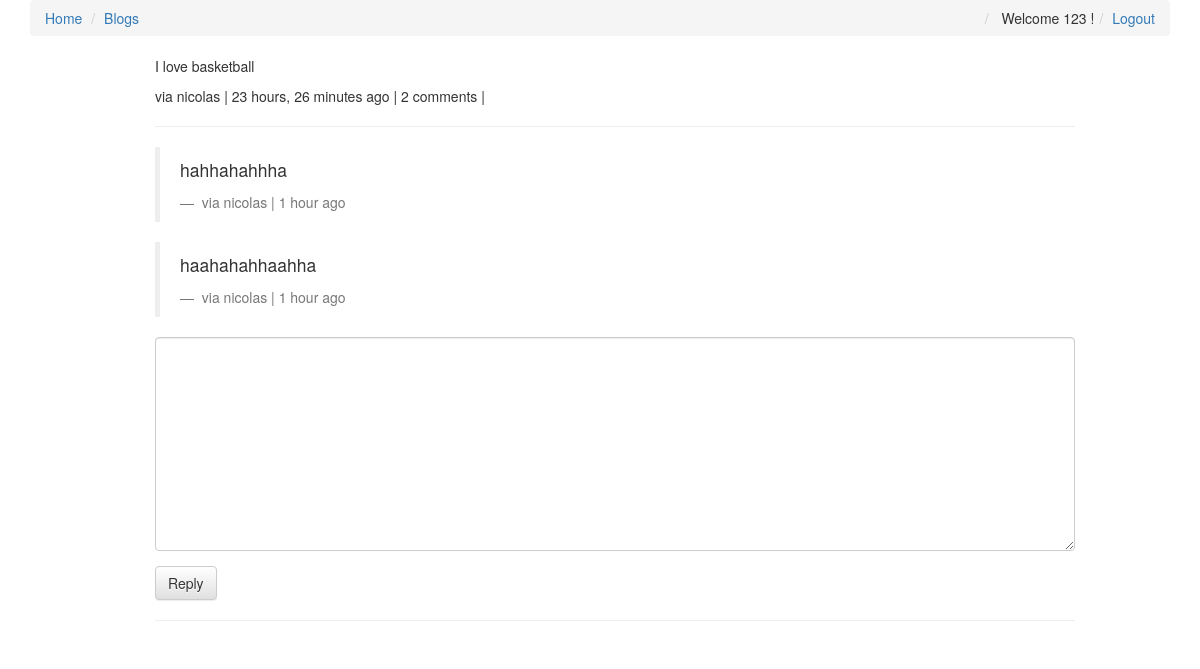
The app's page /comments/25/ (signed in) with its own data.
### comments/models.py (models this page shows, shortened)
class Comment(models.Model):
    user = models.ForeignKey(settings.AUTH_USER_MODEL, default=1)
    content_type = models.ForeignKey(ContentType, on_delete=models.CASCADE)
    object_id = models.PositiveIntegerField()
    content_object = GenericForeignKey('content_type', 'object_id')
    parent = models.ForeignKey("self", null=True, blank=True)
    content = models.TextField()
    timestamp = models.DateTimeField(auto_now_add=True)
    def children(self):  # replies
        return Comment.objects.filter(parent=self)
    objects = CommentManager()
    class Meta:
        app_label = "comments"
        ordering = ['-timestamp']

### comments/views.py (the view, shortened to what this page needs)
# urls.py: url(r'^(?P<id>\d+)/$', comments_thread, name="comments_thread"),
def comments_thread(request, id):
    comment = get_object_or_404(Comment, id=id)
    initial_data = {
        "content_type": comment.content_type,  # blog that the comment is on
        "object_id": comment.object_id,
    }
    form = CommentForm(request.POST or None, initial=initial_data)
    context = {
        "comment": comment,
        "form": form
    }
    return render(request, "comments/comments_thread.html", context)

### comments/forms.py
class CommentForm(forms.Form):
    content_type = forms.CharField(widget=forms.HiddenInput)
    object_id = forms.CharField(widget=forms.HiddenInput)
    content = forms.CharField(label="", widget=forms.Textarea)

### comments/models.py (called while the page is built)
    def all(self):
        qs = super(CommentManager,self).filter(parent=None)
        return qs

### comments/templates/comments/comments_thread.html (shortened to what this page needs)
{% extends 'index.html' %}
{% load urlify %}
{% load crispy_forms_tags %}
{% block content %}
<div class="container">
    <div class="col-sm-10 col-sm-offset-1">
                <p>{{ comment.content }}</p>
                <footer> via {{ comment.user }} | {{ comment.timestamp | timesince }} ago |
                    {% if comment.children.count > 0 %} {{ comment.children.count }} comment{% if comment.children.count > 1 %}s{% endif %} | {% endif %}</footer>
                <hr/>
                <div >
                    {% for child_comment in comment.children %}
                    <blockquote>
                        <p>{{ child_comment.content }}</p>
                        <footer> via {{ child_comment.user }} | {{ child_comment.timestamp | timesince }} ago</footer>
                    </blockquote>
                    {% endfor %}
                    {% if request.user.is_authenticated %}
                    <form method="POST" action=".">
                        {{ form | crispy }}
                        <input type="submit" value="Reply" class="btn btn-default">
                    </form>
                    {% else %}
                    <p>you must login to comment</p>
                    {% endif %}
                </div>
            <hr/>
    </div>
</div>
{% endblock content %}

### templates/index.html (shortened to what this page needs)
<!DOCTYPE HTML>
{% load static %}
<html>
<head>
    <link rel="stylesheet" href="https://maxcdn.bootstrapcdn.com/bootstrap/3.3.7/css/bootstrap.min.css"
>
    <link rel="stylesheet" href="https://maxcdn.bootstrapcdn.com/bootstrap/3.3.7/css/bootstrap-theme.min.css"
>
    <link rel="stylesheet" href="https://maxcdn.bootstrapcdn.com/font-awesome/4.7.0/css/font-awesome.min.css" >
    <link rel="stylesheet" type="text/css" href="{% static 'css/base.css' %}">
</head>
<body>
<div class="container">
    <ol class="breadcrumb">
        <li><a href="{% url 'blogs:blogs_index' %}">Home</a></li>
        <li><a href="{% url 'blogs:blogs_index' %}">Blogs</a></li>
        {% if not request.user.is_authenticated %}
        <li class="pull-right"><a href="{% url 'accounts:login_view'  %}">Login</a></li>
        <li class="pull-right"><a href="{% url 'accounts:register_view'  %}">Register</a></li>
        {% else %}
        <li class="pull-right"><a href="{% url 'accounts:logout_view'  %}">Logout</a></li>
        <li class="pull-right"> Welcome {{ request.user.username|title }} !</li>
        {% endif %}
    </ol>
</div>
<div class="container">
    {% block content %}
    {% endblock content %}
</div>
</body>
</html>

### records on screen
Comment: content "I love basketball", user "nicolas", timestamp "23 hours, 26 minutes", children.count "2"
Comment: content "hahhahahhha", user "nicolas", timestamp "1 hour"
Comment: content "haahahahhaahha", user "nicolas", timestamp "1 hour"

### other values on screen
{{ request.user.username|title }} "123"
